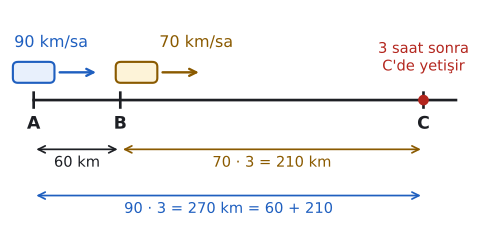

Write Python code to recreate this figure.
import sys; sys.path.insert(0, "tools")
from cizim import *

# Arkadaki araç A'da 90 km/sa, öndeki araç B'de 70 km/sa; |AB| = 60 km; ikisi aynı yönde aynı anda çıkıyor.
# Yetişme süresi 60 / (90 - 70) = 3 saat. Arkadaki 270 km, öndeki 210 km gider; C noktasında yan yana gelirler.
s = 1 / 45
fig, ax = sekil(6.2, 3.0)
ax.axis("off")
A, B, C = 0, 60 * s, 270 * s
ax.plot([A, C + 0.5], [0, 0], color=YAZI, lw=2)
for x, ad in ((A, "A"), (B, "B"), (C, "C")):
    ax.plot([x, x], [-0.12, 0.12], color=YAZI, lw=2)
    ax.text(x, -0.25, ad, ha="center", va="top", fontsize=13, fontweight="bold")
nokta(ax, C, 0, renk=KIRMIZI)

def arac(x, renk, acik):
    ax.add_patch(patches.FancyBboxPatch((x - 0.3, 0.3), 0.6, 0.3, boxstyle="round,pad=0.02,rounding_size=0.08",
                                        facecolor=acik, edgecolor=renk, lw=1.6))
    ax.annotate("", xy=(x + 1.0, 0.45), xytext=(x + 0.36, 0.45), arrowprops=dict(arrowstyle="->", color=renk, lw=1.8))

arac(A, MAVI, MAVI_ACIK); arac(B + 0.25, SARI, SARI_ACIK)
ax.text(A - 0.3, 0.8, "90 km/sa", ha="left", va="bottom", fontsize=12, color=MAVI)
ax.text(B + 0.6, 0.8, "70 km/sa", ha="left", va="bottom", fontsize=12, color=SARI)
ax.text(C, 0.4, "3 saat sonra\nC'de yetişir", ha="center", va="bottom", fontsize=11, color=KIRMIZI)
for x1, x2, y, yazi, renk in ((A, B, -0.8, "60 km", YAZI), (B, C, -0.8, "70 · 3 = 210 km", SARI),
                              (A, C, -1.55, "90 · 3 = 270 km = 60 + 210", MAVI)):
    ax.annotate("", xy=(x1, y), xytext=(x2, y), arrowprops=dict(arrowstyle="<->", color=renk, lw=1.3))
    ax.text((x1 + x2) / 2, y - 0.1, yazi, ha="center", va="top", fontsize=11, color=renk)
ax.set_xlim(-0.4, C + 0.7); ax.set_ylim(-2.1, 1.5)
kaydet(fig, __file__)
